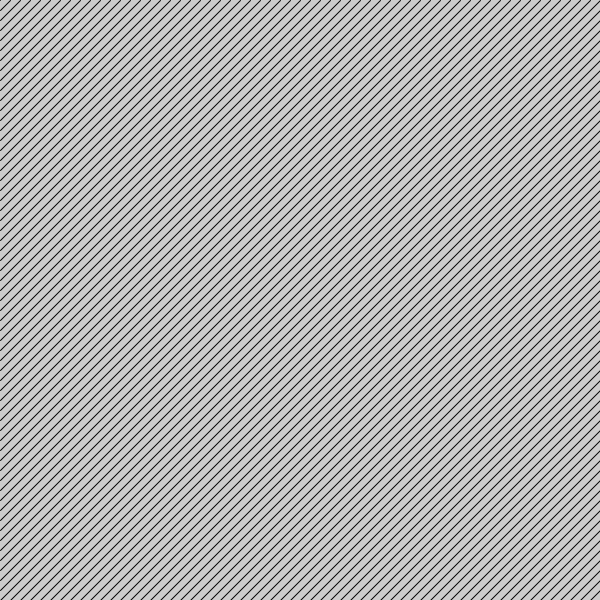
Frame 1 (no input)
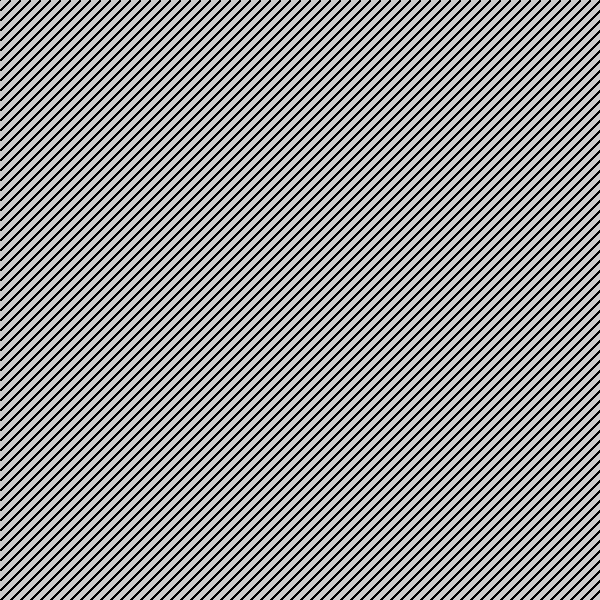
Frame 60 (the mouse pressed at the canvas centre just before this capture)
Frame 120 (the mouse held since frame 60 and released just before this capture): identical to frame 60, image omitted

The Processing sketch that drew these frames (run headless with seeded random() and noise(); from frame 60 on, the mouse is pressed at the canvas centre):

// Processing sketch: class_9_1_diagonal
// ── class_9_1_diagonal.pde
void setup() {

  size(600, 600);
}

void draw() {
  //start at 0, go until you reach the end
  //of the screen, increment by 10 each time
  for (int i = 0; i < width; i += 10) {

    line(i,0, 0, i);
  }

  for (int i = 0; i < width; i +=10) {

    line(width, i, i, height);
    
    
    
  }
  
  
}
